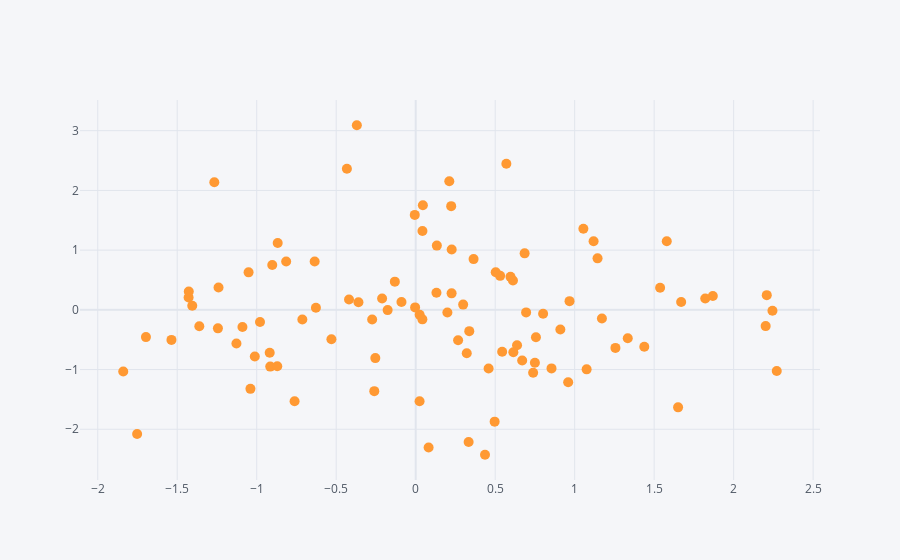

Source (notebook cell):
### Code cell
df.iplot(kind = 'scatter', x = 'A', y = 'B', mode = 'markers',size = 10) #Markers input disables the connecting lines
